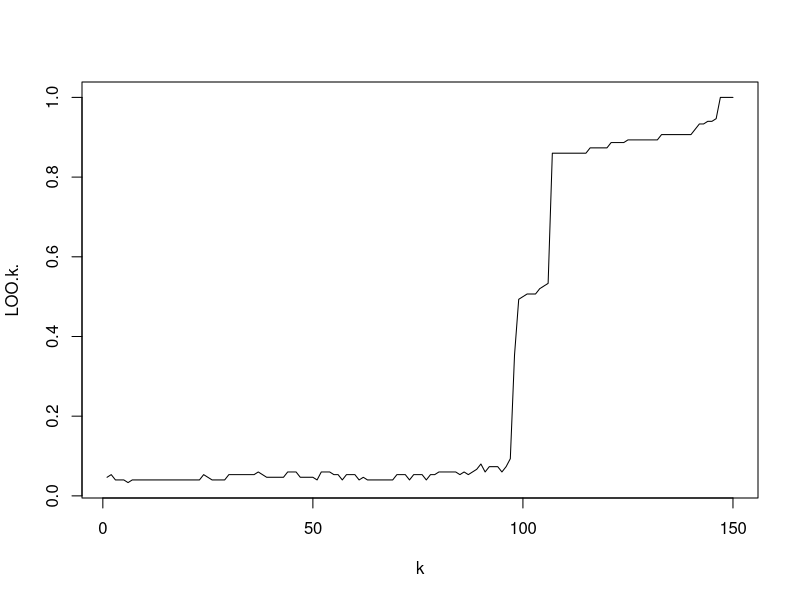

Here is the R script that generated this plot:
# euclid distance
dist <- function(a, b) {
  return (sqrt(sum( (a - b) ^ 2)))
}

# kNN algo
knn <- function(dat, p, k = c(6)) {
  # calculate distances to each node in data
  dists <- vector("list", length(dat[[1]]))
  for (i in 1:length(dat[[1]])) {
    dists[[i]] <- dist(dat[i,][1:2], p)
  }
  
  # add distance to initial data
  dat <- data.frame(dat, "Distance" = unlist(dists))
  # sort data by distance
  dat <- dat[order(dat$Distance),]

  res <- list()  
  for (i in seq(k)) {
    # take first k values from data
    datK <- head(dat, i)
    # count occurances of each group
    occs <- summary(datK$Species)
    # most occuring group  
    res[i] <- names(sort(occs, decreasing = TRUE))[1]
  }
  
  return (unlist(res))
}

# plot LOO(k)
looFromK <- function(dat, algo, k) {
  res <- loocv(dat, algo, k)
  plot(data.frame("k"=k, "LOO(k)"=res), type="l")
}

# Perform LOOCV on 'algo' with 'dat' 
loocv <- function(dat, algo, k) {
  l <- length(dat[[1]])
  correct <- rep(0, length(k))
  
  for (i in seq(l)) {
    trainData <- dat[-i, ]
    control <- dat[i, ]
    
    res <- algo(trainData, control[1:2], k)
    correct <- correct + (res != control$Species)
  }
  
  return (correct/l)
}

# example of usage
demo <- function() {
  # get data and plot it
  dat <- iris[3:5]
  colors <- c("setosa" = "red", "versicolor" = "green", "virginica" = "blue")
  plot(dat[1:2], pch = 21, col = colors[dat$Species], bg = colors[dat$Species])
  
  # classify N random points
  N = 10
  points <- data.frame("x" = runif(N, 1, 7), "y" = runif(N, 0, 2.5))
  for (i in seq(10)) {
    p <- points[i, ]
    cl <- knn(dat, p)
    points(p[1], p[2], pch = 22, col = colors[cl], bg = colors[cl])
  }
}

#res <- knn(iris[3:5], c(2, 2), k=1:10)
#print(res)

#res <- loocv(iris[3:5], knn, k=1:150)
#print(res)

looFromK(iris[3:5], knn, seq(150))
